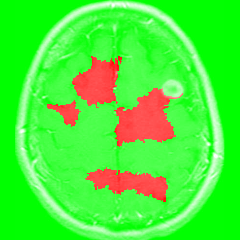
#> input picture backend/tmp/temp_image.png, 240 x 240 px
$ python -i model.py   (imports and definitions only)
#> lines starting #> are read from the running program, lines starting #| are printed output that depends on the picture
import tensorflow as tf
import numpy as np
import cv2
import imutils


def Crop_Image(data: bytes) -> np.ndarray:
    # Convert byte data to a NumPy array
    nparr = np.frombuffer(data, np.uint8)

    # Decode image from the NumPy array
    image = cv2.imdecode(nparr, cv2.IMREAD_COLOR)

    gray_image = cv2.cvtColor(image, cv2.COLOR_BGR2GRAY)
    gray_image = cv2.GaussianBlur(gray_image, (5, 5), 0)

    thres = cv2.threshold(gray_image, 45, 255, cv2.THRESH_BINARY)[1]
    thres = cv2.erode(thres, None, iterations=2)
    thres = cv2.dilate(thres, None, iterations=2)

    cnts = cv2.findContours(thres.copy(), cv2.RETR_EXTERNAL, cv2.CHAIN_APPROX_SIMPLE)
    cnts = imutils.grab_contours(cnts)
    c = max(cnts, key=cv2.contourArea)

    extLeft = tuple(c[c[:, :, 0].argmin()][0])
    extRight = tuple(c[c[:, :, 0].argmax()][0])
    extTop = tuple(c[c[:, :, 1].argmin()][0])
    extBot = tuple(c[c[:, :, 1].argmax()][0])

    new_image = image[extTop[1]:extBot[1], extLeft[0]:extRight[0]]
    new_image = cv2.resize(new_image, dsize=(240, 240), interpolation=cv2.INTER_CUBIC)

    return new_image

>>> import cv2
>>> picture = cv2.imread('../../tmp/temp_image.png', cv2.IMREAD_GRAYSCALE)
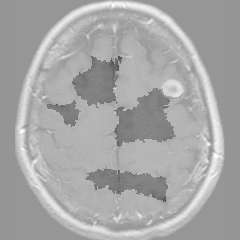
#> picture: shape (240, 240); min 82, max 255, mean 166.8
#> (the run stopped early here; a loop or call above may not have finished)
